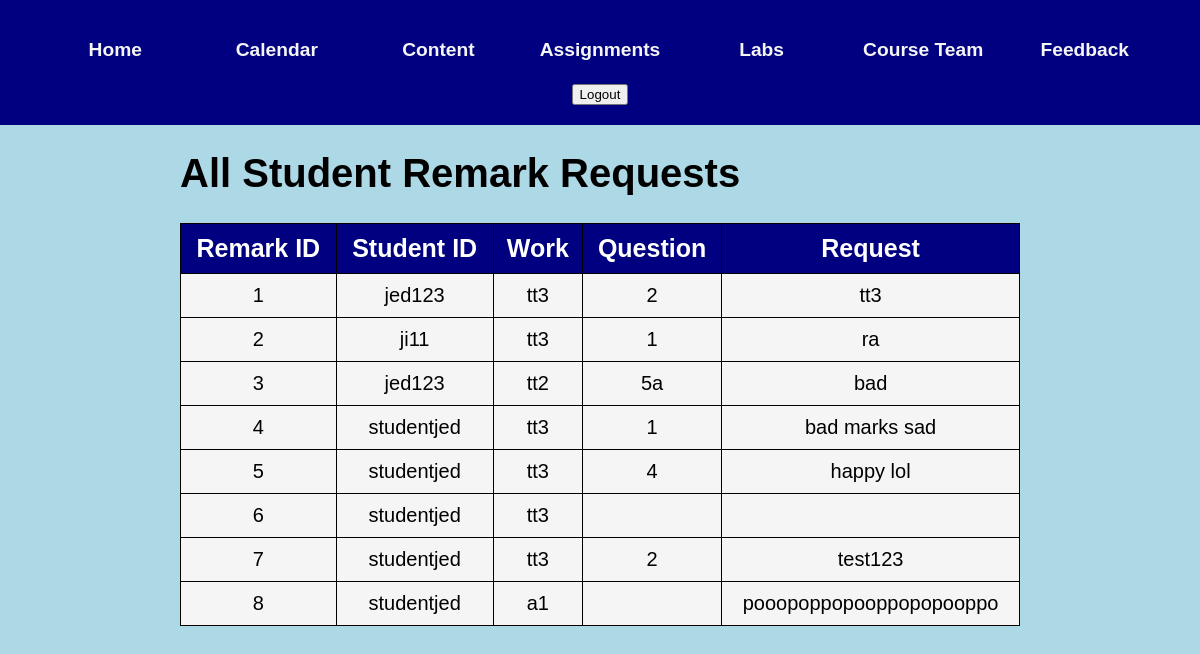
The app's page /instructorRemarks.html, older data.
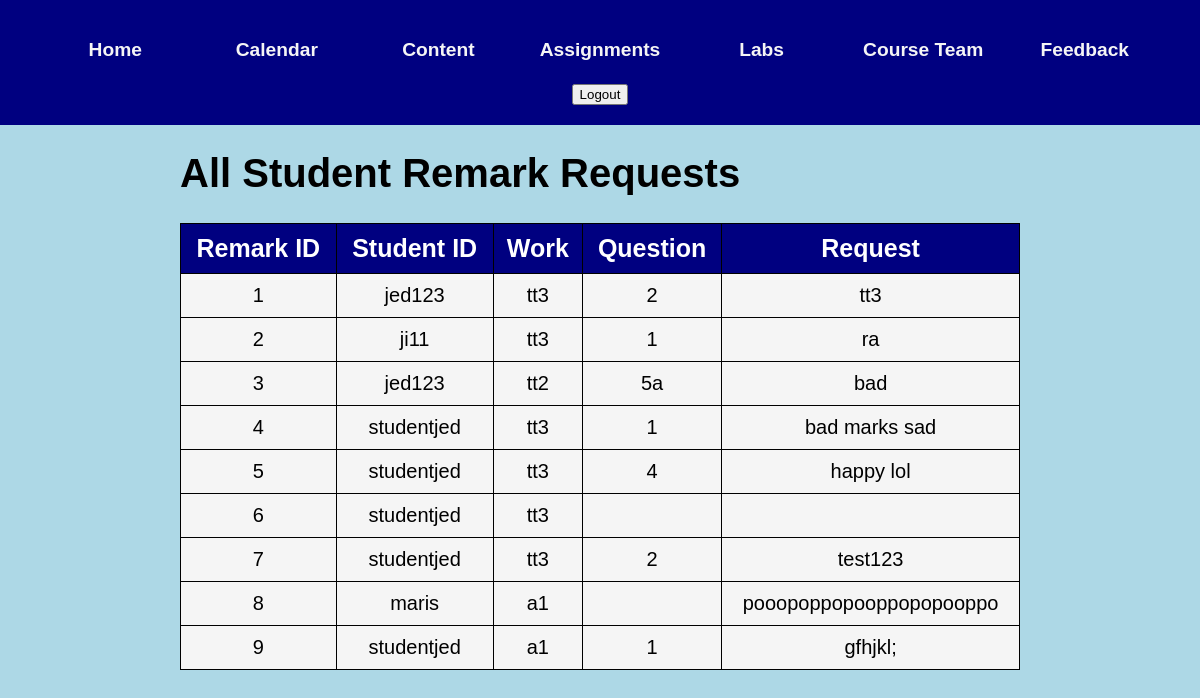
The same page, newer data.
### app.py (models this page shows)
class Remark(db.Model):
    __tablename__ = 'remark'
    rid = db.Column(db.Integer, primary_key=True, autoincrement=True)
    id = db.Column(db.Integer, db.ForeignKey('user.id'), nullable=False)
    work = db.Column(db.String(50), db.ForeignKey('grades.work'), nullable = False)
    question = db.Column(db.Integer)
    request = db.Column(db.String(1000), nullable = False)

class User(db.Model):
    __tablename__ = 'user'
    id = db.Column(db.Integer, primary_key=True,autoincrement = True)
    fname = db.Column(db.String(20), unique=True, nullable=False)
    lname = db.Column(db.String(120), unique=True, nullable=False)
    uname = db.Column(db.String(20), unique=True, nullable=False)
    uemail = db.Column(db.String(120), unique=True, nullable=False)
    upwd = db.Column(db.String(128), nullable=False)  # Increased password length
    utype = db.Column(db.String(120), nullable=False)
    grades = db.relationship('Grade', backref='user', lazy=True)

### app.py (the view)
@app.route('/instructorRemarks.html')
def viewRemarks():
    remarks = db.session.query(Remark, User.uname).join(User, Remark.id == User.id).all()
    return render_template("instructorRemarks.html", remarks=remarks)

### templates/instructorRemarks.html (shortened to what this page needs)
<!DOCTYPE html>
<html lang="en">
<head>
    <link rel="stylesheet" type="text/css" href="../static/css/instructor.css">
</head>
<body>
    <div class="header">
        <header>
            <h6><a href="./index.html">Home</a></h6>
            <h6><a href="./calendar.html">Calendar</a></h6>
            <h6><a href="./content.html">Content</a></h6>
            <h6><a href="./assignments.html">Assignments</a></h6>
            <h6><a href="./labs.html">Labs</a></h6>
            <h6><a href="./team.html">Course Team</a></h6>
            <h6><a href="./feedback.html">Feedback</a></h6>
            <form action="/logout" method="POST">
                <button type="submit">Logout</button>
            </form>
        </header>
    </div>
    <div class="page-border">
        <h1 class="heading">All Student Remark Requests</h1>
        <table>
            <thead>
                <tr>
                    <th>Remark ID</th>
                    <th>Student ID</th>
                    <th>Work</th>
                    <th>Question</th>
                    <th>Request</th>
                </tr>
            </thead>
            <tbody>
                {% for remark, student_name in remarks %}
                <tr>
                    <td>{{ remark.rid }}</td>
                    <td>{{ student_name }}</td>
                    <td>{{ remark.work }}</td>
                    <td>{{ remark.question }}</td>
                    <td>{{ remark.request }}</td>
                </tr>
                {% endfor %}
            </tbody>
        </table>
    </div>
</body>
</html>

Row changes from the older to the newer data that the page shows:
changed Remark "pooopoppopooppopopooppo": uname "studentjed" → "maris"
added Remark: rid "9", uname "studentjed", work "a1", question "1", request "gfhjkl;"
